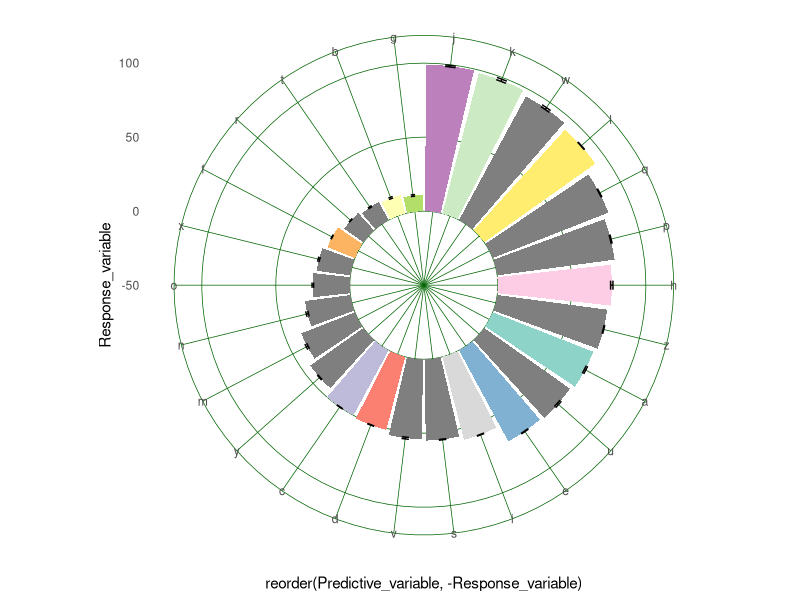
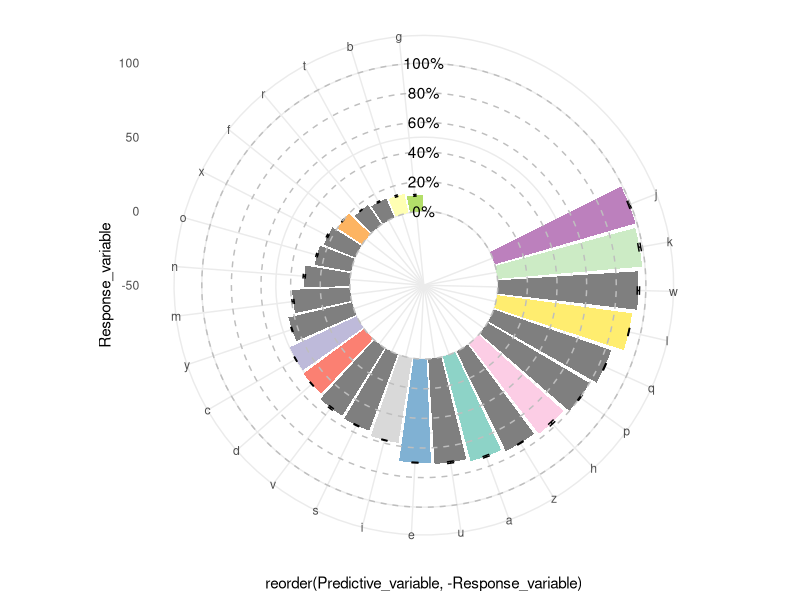

R code for these plots, in order:
library(ggplot2)
library(RColorBrewer)

Predictive_variable <- letters[1:26]
Response_variable <- sample(10:100, 26)

# Generate random error values between 0.1 and 0.8 for each bar
errors <- runif(26, min = 0.1, max = 0.8)

df <- data.frame(Predictive_variable, Response_variable, errors)

# Use the Set3 color palette with 26 distinct colors
my_colors <- brewer.pal(12, "Set3")[1:26]  # Select the first 26 colors from the palette

gg <- ggplot(data = df, aes(x = reorder(Predictive_variable, -Response_variable), y = Response_variable, fill = Predictive_variable)) +
  geom_bar(stat = "identity") +
  geom_errorbar(aes(ymin = Response_variable - errors, ymax = Response_variable + errors), width = 0.2) +
  scale_fill_manual(values = my_colors) +
  theme_minimal() +
  theme(legend.position = "none") +
  coord_polar(start = 0) +
  ylim(-50, 100)  # Set radial axis 
# Highlight all radial gridlines
# Highlight inner gridlines while leaving outer gridlines
highlight_inner_gridlines <- gg +
  theme(panel.grid.major = element_line(color = "darkgreen", size = 0.25))  # Customize the color and size

# Print the plot
print(highlight_inner_gridlines)


scale_lines <- gg +
  geom_hline(yintercept = seq(0, 100, by = 20), color = "gray", linetype = "dashed")
# Add labels for the vertical scale lines, excluding -50%
division_units <- scale_lines +
  annotate("text", x = -5, y = seq(0, 100, by = 20), label = c("0%", "20%", "40%", "60%", "80%", "100%"))

# Print the plot
print(division_units)
